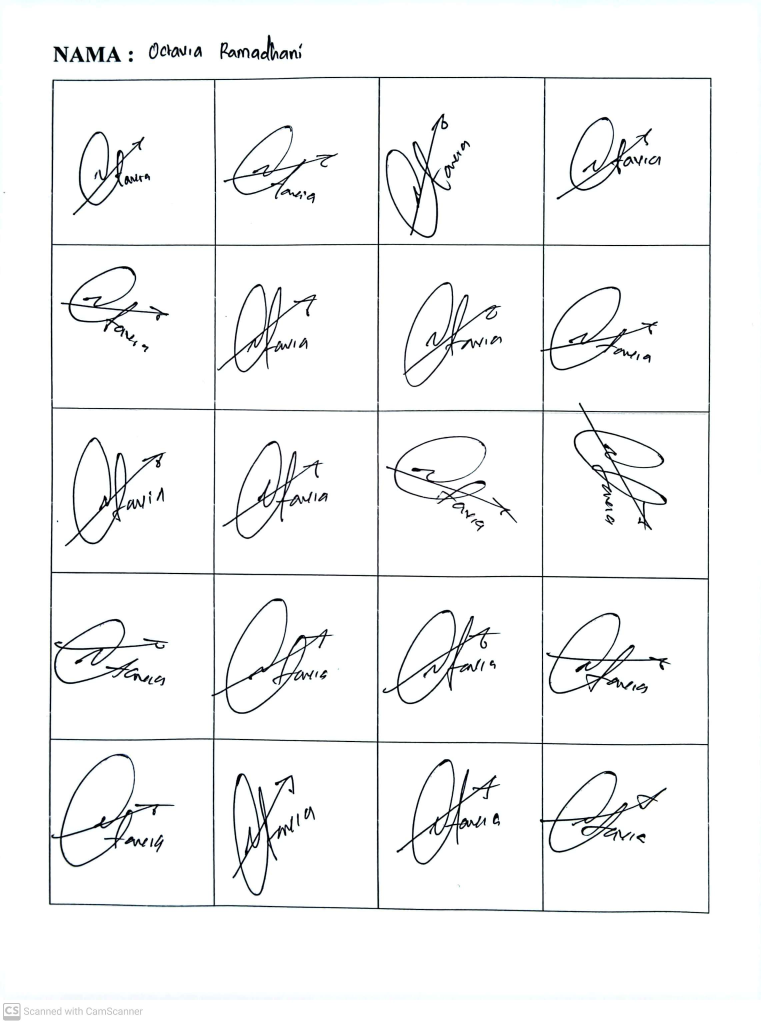
#> input picture Klasifikasi TTD/Tanda Tangan Kelas A/TTD Octavia Ramadhani/TTDVIASEMUA.jpg, 2281 x 3070 px, found by its file name (shown at 1/3 size); its folder holds only this picture in this run
$ python 'Klasifikasi TTD.py'
#> lines starting #> are read from the running program, lines starting #| are printed output that depends on the picture
import os
import numpy as np
import cv2
from sklearn.ensemble import RandomForestClassifier
from sklearn.model_selection import train_test_split
from sklearn.metrics import accuracy_score, classification_report
from sklearn.preprocessing import StandardScaler
from sklearn.metrics import confusion_matrix
import seaborn as sns
import matplotlib.pyplot as plt
from sklearn.preprocessing import LabelEncoder

# Fungsi untuk membaca gambar dan ekstrak fitur
def load_images_from_folder(folder):
#> called with folder = 'Klasifikasi TTD/TANDA TANGAN KELAS A'
    images = []
    labels = []
    for label_folder in os.listdir(folder):
        label_path = os.path.join(folder, label_folder)
        if os.path.isdir(label_path):
            for filename in os.listdir(label_path):
                file_path = os.path.join(label_path, filename)
                img = cv2.imread(file_path, cv2.IMREAD_GRAYSCALE)  # Baca gambar dalam grayscale
#> img: shape (3070, 2281); min 0, max 255, mean 245.6
                if img is not None:
                    # Resize gambar agar seragam (misalnya 128x128)
                    img = cv2.resize(img, (128, 128))
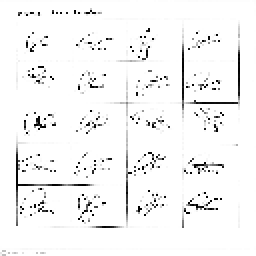
#> img: shape (128, 128) (shown 2 times larger); min 0, max 255, mean 245.4
                    # Ekstrak fitur (misal, rata-rata intensitas pixel)
                    features = [np.mean(img), np.std(img)]
#> features = [245.4, 42.3]
                    images.append(features)
                    labels.append(label_folder)  # Nama folder sebagai label
#> pass 2 of the loop in load_images_from_folder, `for label_folder in os.listdir(folder):`:
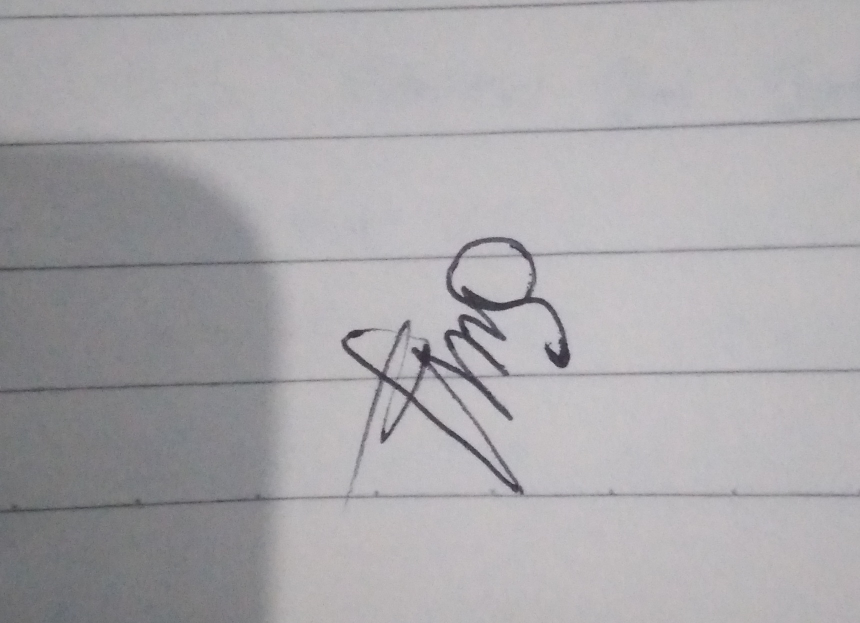
#> input picture Klasifikasi TTD/Tanda Tangan Kelas A/TTD SUPARMAN/Suparman10.jpg, 1719 x 1246 px, found by its file name (shown at 1/2 size)
#> in load_images_from_folder, `img = cv2.resize(img, (128, 128))`:
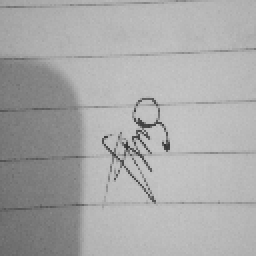
#> img: shape (128, 128) (shown 2 times larger); min 51, max 200, mean 168.8
#> features = [168.8, 27.52]
    return np.array(images), np.array(labels)

# Fungsi untuk memproses gambar tunggal dan memprediksi pemilik tanda tangan
def predict_signature(image_path, model, scaler, label_encoder):
    # Baca gambar dalam grayscale
    img = cv2.imread(image_path, cv2.IMREAD_GRAYSCALE)
    if img is None:
        raise ValueError(f"File gambar tidak ditemukan di: {image_path}")

    # Resize gambar agar sesuai dengan ukuran training (128x128)
    img = cv2.resize(img, (128, 128))

    # Ekstrak fitur (rata-rata intensitas piksel dan standar deviasi)
    features = [np.mean(img), np.std(img)]
    features = np.array(features).reshape(1, -1)  # Ubah ke bentuk 2D untuk input model

    # Normalisasi fitur menggunakan scaler
    features_scaled = scaler.transform(features)

    # Prediksi menggunakan model
    prediction = model.predict(features_scaled)
    label = label_encoder.inverse_transform(prediction)  # Konversi label numerik ke label asli

    return label[0]  # Kembalikan label pemilik tanda tangan

# Path ke folder dataset
data_folder = "Klasifikasi TTD/TANDA TANGAN KELAS A"

# Load data gambar
X, y = load_images_from_folder(data_folder)

# Encode label menjadi numerik jika perlu
label_encoder = LabelEncoder()
y_encoded = label_encoder.fit_transform(y)

# Normalisasi fitur
scaler = StandardScaler()
X_scaled = scaler.fit_transform(X)

# Split data menjadi training dan testing
X_train, X_test, y_train, y_test = train_test_split(X_scaled, y_encoded, test_size=0.2, random_state=42)

# Inisialisasi model Random Forest
rf_model = RandomForestClassifier(n_estimators=100, random_state=42)

# Training model
rf_model.fit(X_train, y_train)

# Testing model
test_predictions = rf_model.predict(X_test)
test_accuracy = accuracy_score(y_test, test_predictions)

print("Akurasi testing:", test_accuracy)
print("Laporan Klasifikasi:\n", classification_report(y_test, test_predictions))

# Validasi model dengan confusion matrix
conf_matrix = confusion_matrix(y_test, test_predictions)

# Visualisasi confusion matrix
plt.figure(figsize=(10, 7))
sns.heatmap(conf_matrix, annot=True, fmt='d', cmap='Blues', xticklabels=label_encoder.classes_, yticklabels=label_encoder.classes_)
plt.xlabel('Predicted Labels')
plt.ylabel('True Labels')
plt.title('Confusion Matrix')
plt.show()
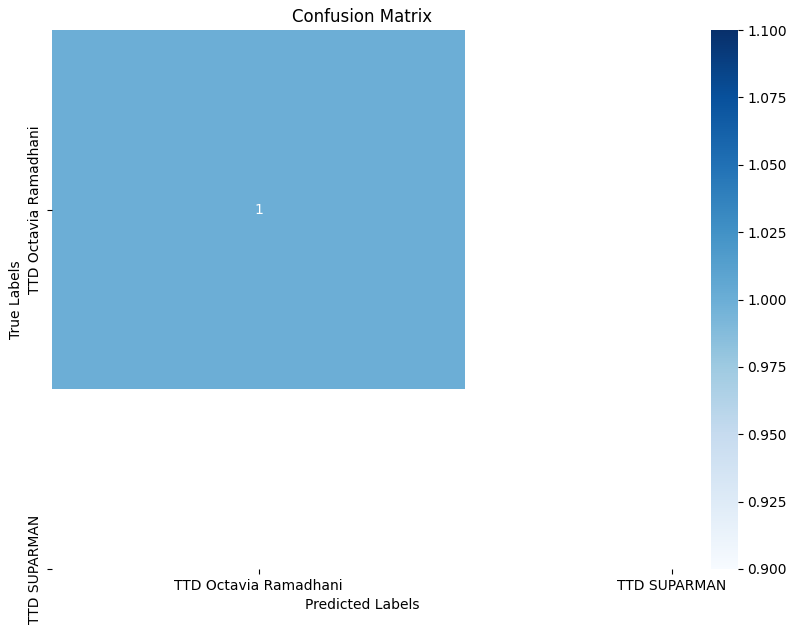
#> figure drawn by matplotlib, 2 panels

# Grafik Akurasi
accuracy_scores = [test_accuracy]  # Untuk menambahkan akurasi testing ke dalam grafik

plt.figure(figsize=(8, 5))
plt.bar(['Akurasi'], accuracy_scores, color='skyblue')
plt.ylim(0, 1)
plt.ylabel('Akurasi')
plt.title('Tingkat Akurasi Model')
plt.show()
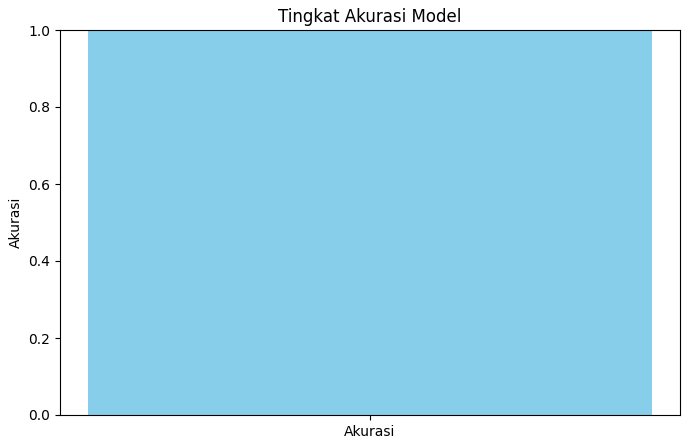
#> figure drawn by matplotlib, 1 panel

# Contoh penggunaan untuk prediksi gambar baru
# Path ke gambar yang ingin diprediksi
image_path = "Klasifikasi TTD/Gambar test/Fitri.jpg"

# Prediksi tanda tangan
try:
    owner = predict_signature(image_path, rf_model, scaler, label_encoder)
    print(f"Tanda tangan pada gambar '{image_path}' adalah milik: {owner}")
except ValueError as e:
    print(e)
